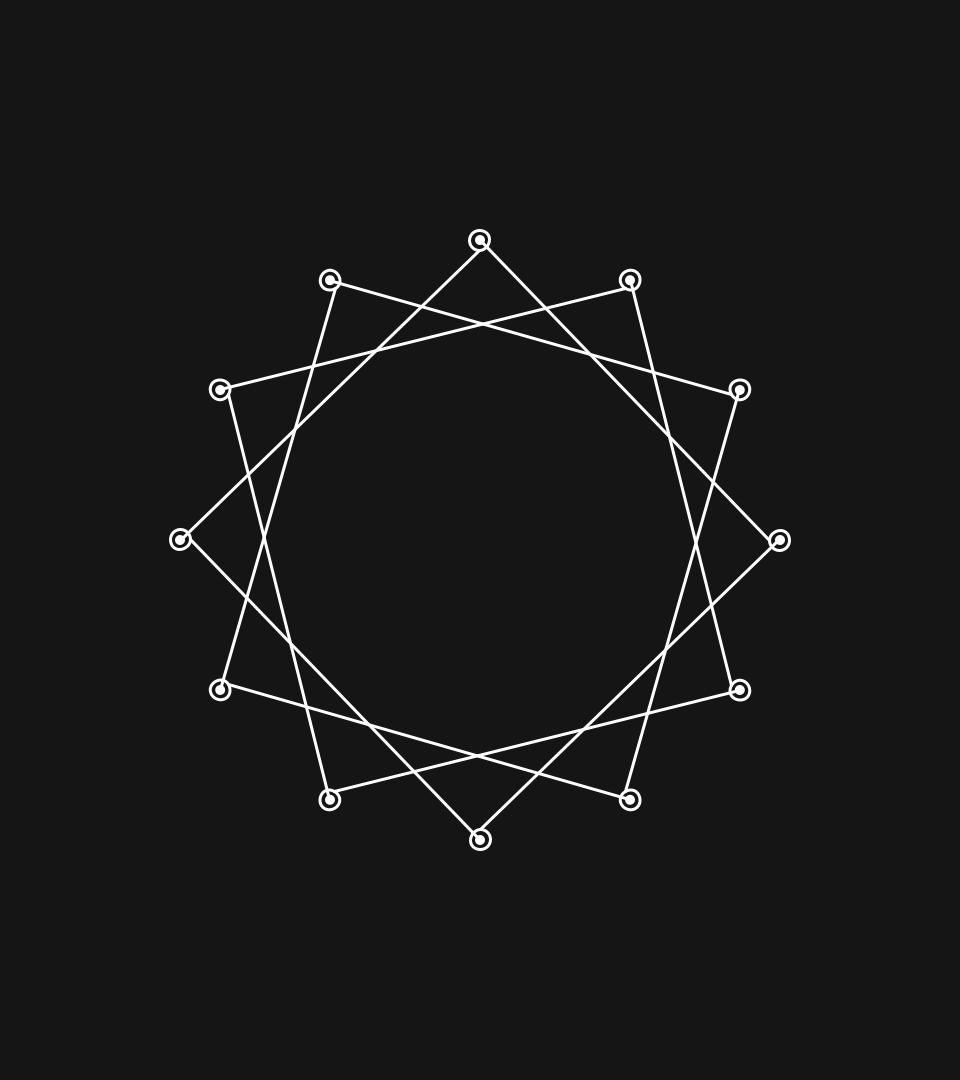
Frame 1 (no input)
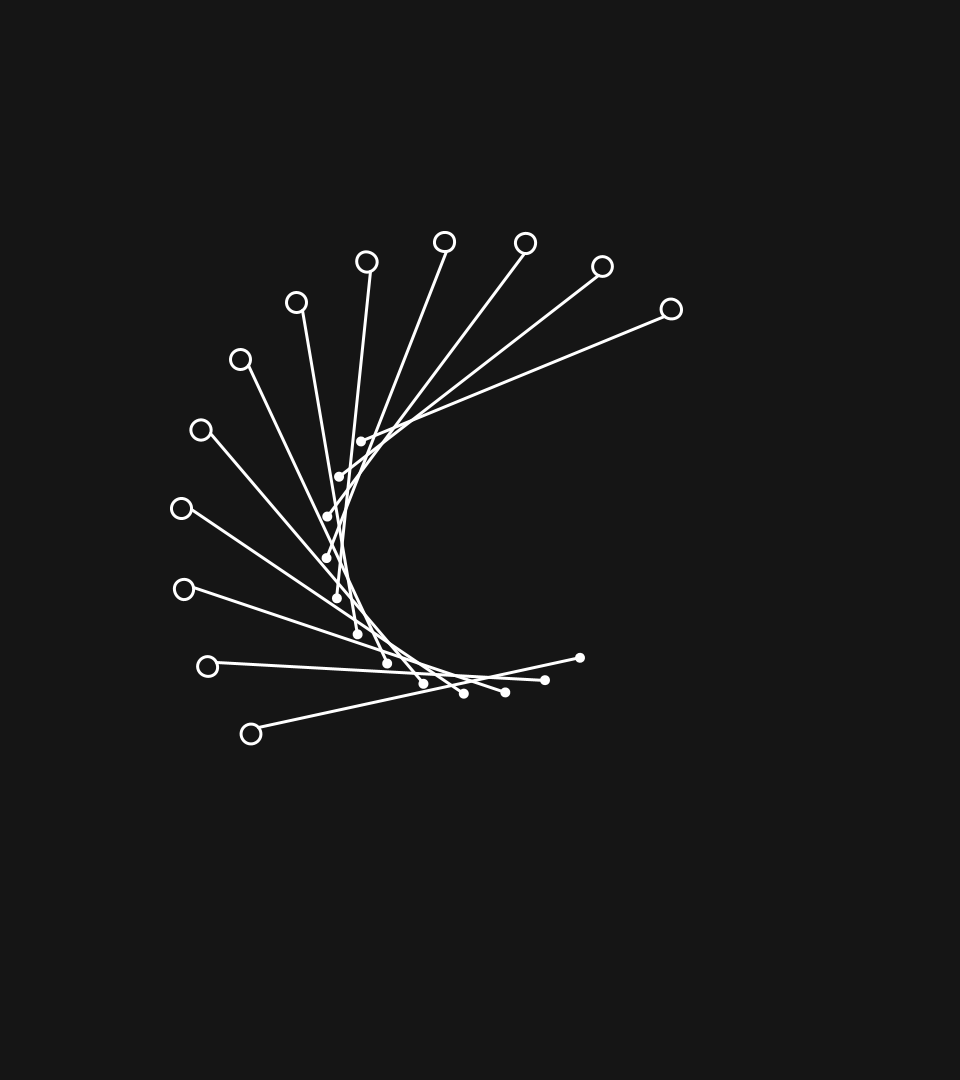
Frame 60 (the mouse pressed at the canvas centre just before this capture)
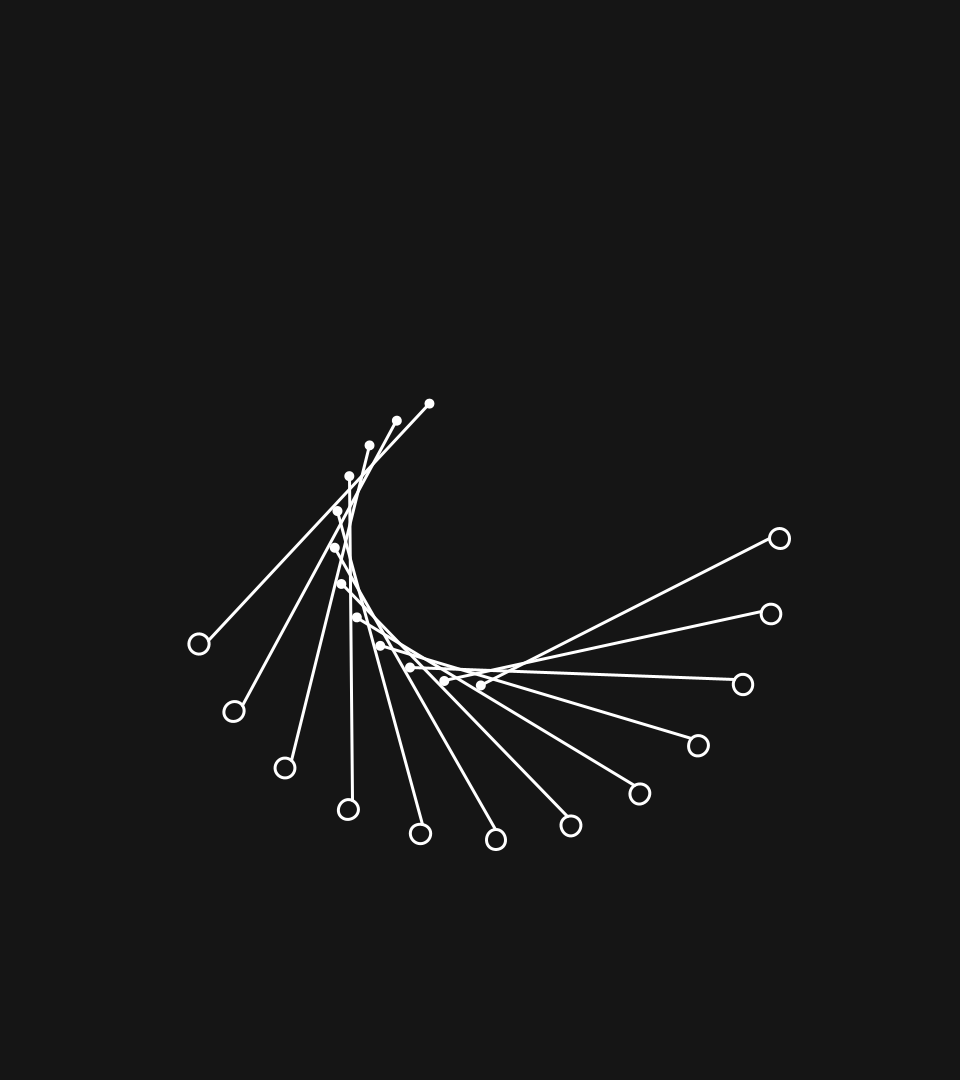
Frame 120 (the mouse held since frame 60 and released just before this capture)

The Processing sketch that drew these frames (run headless with seeded random() and noise(); from frame 60 on, the mouse is pressed at the canvas centre):

// Processing sketch: cool_pendulo_final
// ── cool_pendulo_final.pde

float x= 300;
float y= 300;
float angle=90;
float dia=20;
void setup() {
    size(960,1080);
    surface.setLocation(957,0);

}

void draw() {
  background(#151515);
  translate(width/2, height/2);
  rotate(radians(angle/3));
  for (float a = 0; a < 360; a+=30) {
    pushMatrix();
      //  if(angle<360) rotate(radians(a)*sin(radians(angle)));
         rotate(radians(a)*sin(radians(angle)));
       // else    rotate(radians(a));
    stroke(255);
    strokeWeight(3);
    line(x*sin(radians(angle)),0,0,y-dia/2);

    noStroke();
    fill(255);
    ellipse(x*sin(radians(angle)), 0, dia/2, dia/2);
    stroke(255);
    noFill();
    ellipse(0, y, dia, dia);
    popMatrix();
  }
  angle++;

}
